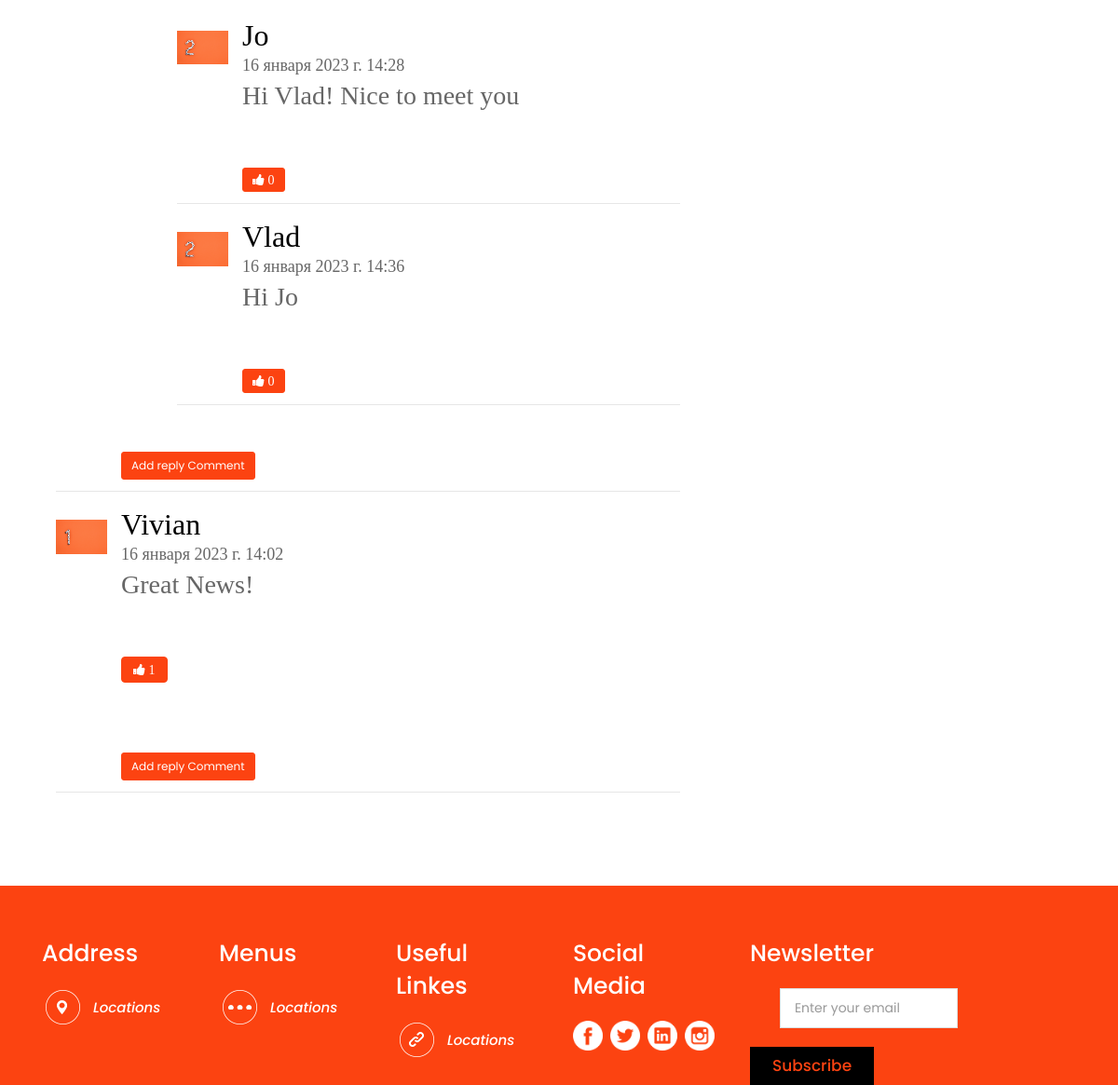
The page /blog/post/italian-amazing-tour/ (lower part) on the database as committed earlier.
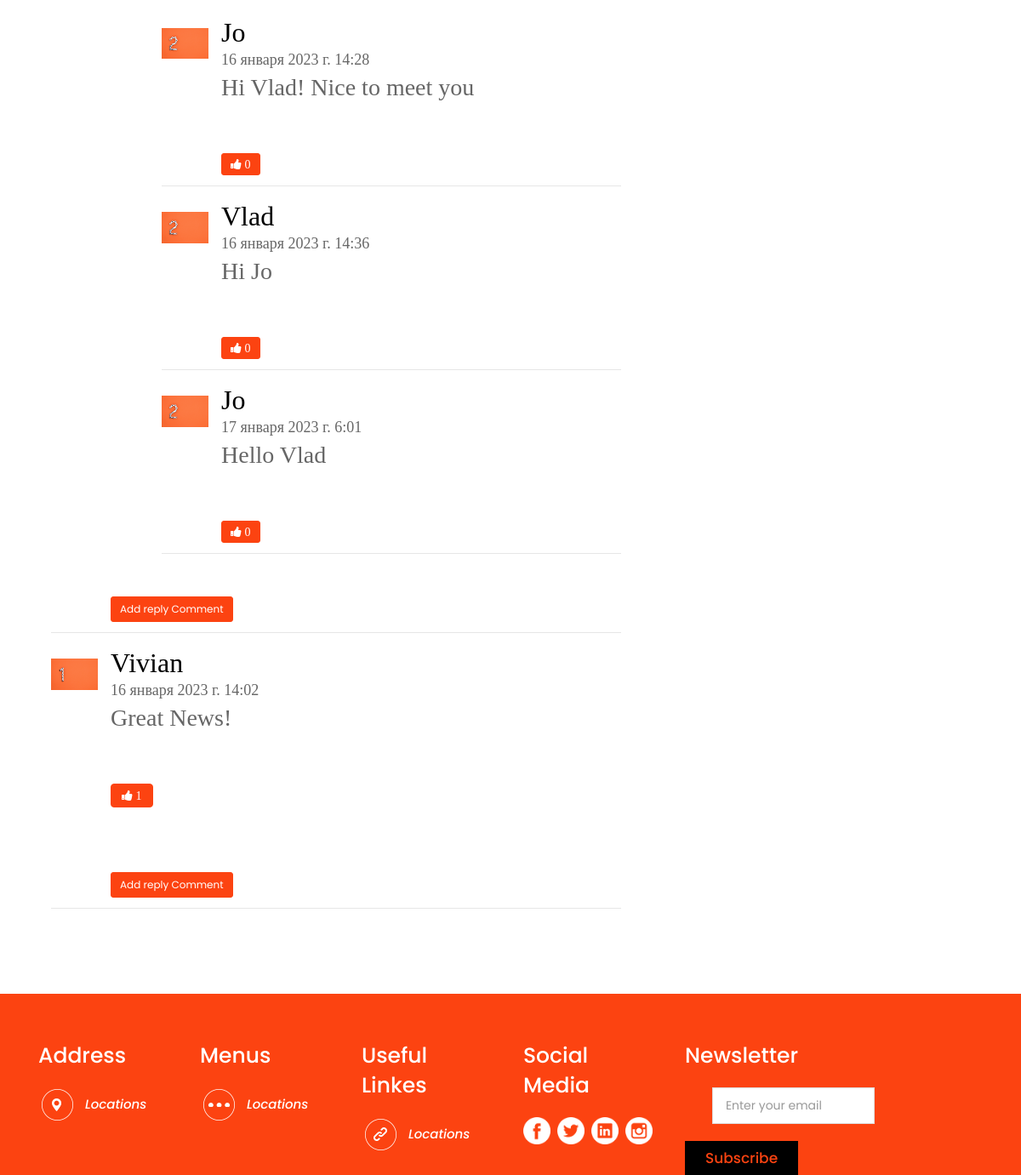
The same page on the database as committed later.
### blog/models.py (models this page shows, shortened)
class ReplyComment(models.Model):
    parent_comment = models.ForeignKey(Comment, on_delete=models.CASCADE, related_name="get_parent_comments",
                                       verbose_name="Родительский Коментарий")
    name = models.CharField(max_length=50, verbose_name="Имя_отвечающего")
    comment = models.CharField(max_length=700, verbose_name="Коментарий_отвечающего")
    created_at = models.DateTimeField(auto_now_add=True, verbose_name="Дата создания")
    updated_at = models.DateTimeField(auto_now=True, verbose_name="Время последнего Редактирования")
    likes = models.ManyToManyField(User, blank=True, related_name="get_reply_comments_likes")
    class Meta:
        verbose_name = "Ответный_Коментарий"
        verbose_name_plural = "Ответные_Коментарии"
        ordering = ["created_at"]

class Comment(models.Model):
    post = models.ForeignKey(Post, on_delete=models.CASCADE, related_name="get_comments", verbose_name="Пост")
    name = models.CharField(max_length=50, verbose_name="Имя")
    comment = models.CharField(max_length=700, verbose_name="Коментарий")
    created_at = models.DateTimeField(auto_now_add=True, verbose_name="Дата создания")
    updated_at = models.DateTimeField(auto_now=True, verbose_name="Время последнего Редактирования")
    likes = models.ManyToManyField(User, blank=True, related_name="likes_comments")
    class Meta:
        verbose_name = "Коментарий"
        verbose_name_plural = "Коментарии"
        ordering = ["created_at"]

### blog/views.py (the view)
# urls.py: path('post/<str:slug>/', GetPost.as_view(), name='post'),
class GetPost(DetailView):
    model = Post
    template_name = 'blog/single_post.html'
    context_object_name = 'post'

### blog/models.py (called while the page is built)
    def __str__(self):
        return self.title

    def get_absolute_url(self):
        return reverse('tag', kwargs={"slug": self.slug})

    def __str__(self):
        return self.title

    def get_absolute_url(self):
        return reverse('category', kwargs={"slug": self.slug})

    def get_absolute_url(self):
        return reverse('post', kwargs={"slug": self.slug})

    def total_likes(self):
        return self.likes.count()

### blog/templatetags/header.py (called while the page is built)
@register.inclusion_tag("templatetags_templates/show_categories_tpl.html")
def show_categories():
    categories = Category.objects.annotate(cnt=Count("get_category", filter=F("get_category__is_published"))).\
        filter(cnt__gt=0)
    return {"categories": categories, }

### blog/templatetags/sidebar.py (called while the page is built)
@register.inclusion_tag('templatetags_templates/popular_posts_tpl.html')
def get_popular_posts(cnt=3):
    posts = Post.objects.order_by('-views')[:cnt]
    return {"posts": posts}

@register.inclusion_tag('templatetags_templates/tags_tpl.html')
def get_tags():
    tags = Tag.objects.all()
    return {"tags": tags}

### blog/templates/blog/single_post.html (shortened to what the changed rows need)
{% extends 'base_blog/base.html' %}
{% load static %}
{% load sidebar %}
{% block content %}
<section class="single-blog-area">
    <div class="container">
        <div class="row">
            <div class="col-md-12">
                <div class="border-top">
                    <div class="col-md-8">
                        <div class="blog-area">
                            <div class="commententries">
                                {% if post.get_comments.exists %}
                                {% for comment in post.get_comments.all %}
                                <ul class="commentlist">
                                    <li>
                                        <article class="comment">
                                            <header class="comment-author">
                                                <img src="{% static 'img/1.jpg' %}" alt="">
                                            </header>
                                            <section class="comment-details">
                                                <div class="author-name">
                                                    <h5><a href="#">{{ comment.name }}</a></h5>
                                                    <p>{{ comment.created_at }}</p>
                                                </div>
                                                <div class="comment-body">
                                                    <p>{{ comment.comment }}</p>
                                                </div>
                                                <div class="reply">
                                                    <form action="{% url 'like_comments' post.slug %}" method="POST">
                                                        <button type="submit" name="comment_id"
                                                                value="{{ comment.id }}"
                                                                class="btn btn-primary fa fa-thumbs-up"
                                                                aria-hidden="true"
                                                                style="background-color:#fc4311; border-color:#fc4311;">
                                                            {{ comment.likes.count }}
                                                        </button>
                                                    </form>
                                                    <br/>
                                                    {% if comment.get_parent_comments.exists %}
                                                    <div id="reply_comment" class="menu">
                                                        <ul>
                                                            {% for reply_comment in comment.get_parent_comments.all %}
                                                            <article class="comment">
                                                                <header class="comment-author">
                                                                    <img src="{% static 'img/2.jpg' %}" alt="">
                                                                </header>
                                                                <section class="comment-details">
                                                                    <div class="author-name">
                                                                        <h5>
                                                                            <a href="#">{{reply_comment.name}}</a>
                                                                        </h5>
                                                                        <p>{{reply_comment.created_at}}</p>
                                                                    </div>
                                                                    <div class="comment-body">
                                                                        <p>{{reply_comment.comment}}</p>
                                                                    </div>
                                                                    <div class="reply">
                                                                        <form action="" method="POST">{%csrf_token%}
                                                                            <button type="submit"
                                                                                    name="comment_id"
                                                                                    value="{{ reply_comment.id }}"
                                                                                    class="btn btn-primary btn-sm fa fa-thumbs-up"
                                                                                    aria-hidden="true"
                                                                                    style="background-color:#fc4311; border-color:#fc4311;">
                                                                                {{reply_comment.likes.count}}
                                                                            </button>
                                                                        </form>
                                                                    </div>
                                                                </section>
                                                            </article>
                                                            {% endfor %}
                                                        </ul>
                                                    </div>
                                                    {% endif %}
                                                    <form action="{% url 'add_reply_comment' comment.pk %}">
                                                        <button class="btn btn-primary btn-sm"
                                                                style="background-color:#fc4311; border-color:#fc4311;">
                                                            Add reply Comment
                                                        </button>
                                                    </form>
                                                </div>
                                            </section>
                                        </article>
                                    </li>
                                </ul>
                                {% endfor %}
                                {% endif %}
                            </div>
                        </div>
                    </div>
                </div>
            </div>
        </div>
    </div>
</section>
{% endblock %}

Rows that differ between the two databases and show on the page:
added ReplyComment: name "Jo", created_at "17 января 2023 г. 6:01", comment "Hello Vlad", likes.count "0", shown under Comment (number 1 of 2 on the later page)
